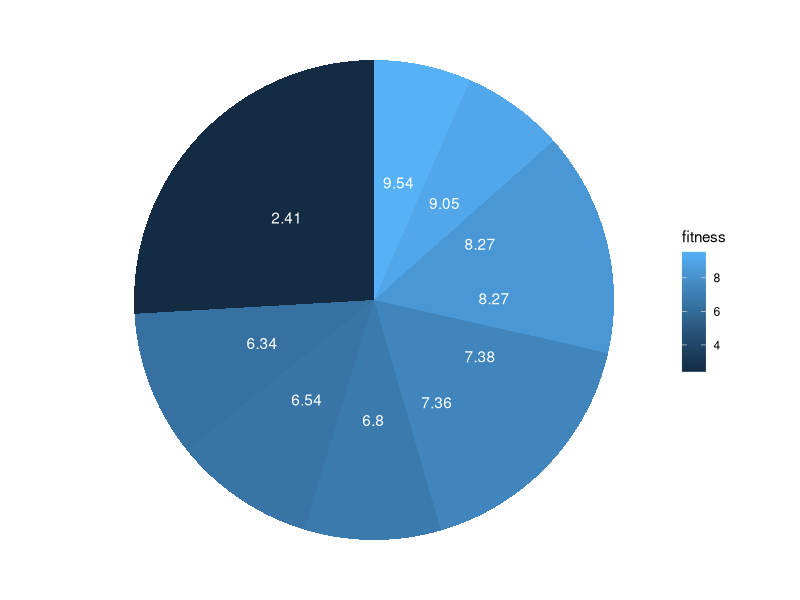
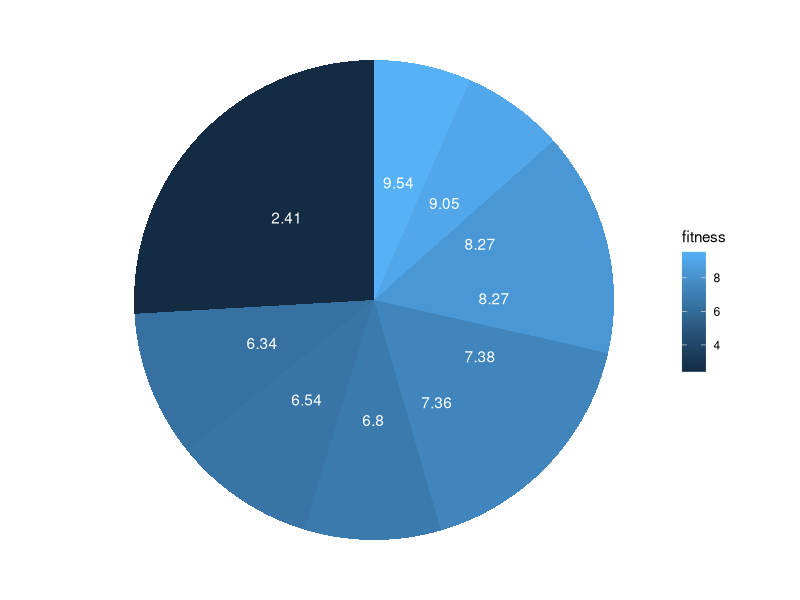

Here is the R script that generated these plots, in order:
# ------------------------------------------------------------------------------
# evolutionary algorithms

# FIG: plot fitness for ea parent to select
# ------------------------------------------------------------------------------

library(ggplot2)
library(dplyr)

# ------------------------------------------------------------------------------

y = round(runif(10, 0, 10), 2)

df = data.frame(probability = 1/y, fitness = y)

df <- df %>% 
  arrange(desc(fitness)) %>%
  mutate(prop = probability / sum(df$probability) *100) %>%
  mutate(ypos = cumsum(prop)- 0.5*prop )

p = ggplot(df, aes(x="", y=probability, fill=fitness)) +
  geom_bar(stat="identity", width=1) +
  coord_polar("y", start=0) + theme_void() + 
  geom_text(aes(label = fitness), color = "white",
            position = position_stack(vjust = 0.5))
p
ggsave("../figure_man/ea_parent_selection.pdf", p, width = 5, height = 5)
